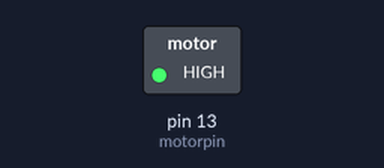
Recording of a sketch running on a simulated Arduino Uno, built with avr-gcc and run on an emulated ATmega328P. Parts: switched loads named in the sketch (green lamp = pin HIGH).

Above: at 1.0 s.
At 4.5 s:
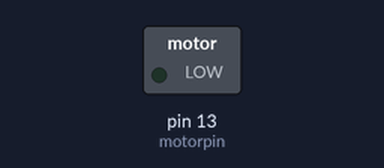
Timing chart, 0 to 12.0 s (numbered marks = the images above):
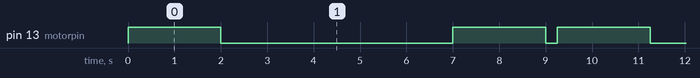

Measured:
- by itself, pin 13 (motorpin): repeats every 9.3 s: LOW 5.0 s, HIGH 2.0 s, LOW 0.25 s, HIGH 2.0 s
- by itself, everything shown: repeats every 9.3 s, in 4 steps

The sketch:

Motor_-_flag.ino
```cpp
int motorpin=13;
int directionpin=5;

void setup() {
  pinMode (motorpin, OUTPUT);
}

void loop() {
  //if sequence is successfully played:
    flag();
}

void flag(){
  digitalWrite(motorpin, HIGH);
  delay(2000);
  digitalWrite(motorpin, LOW);
  delay(5000);
  digitalWrite(directionpin, HIGH);
  digitalWrite(motorpin, HIGH);
  delay(2000);
  digitalWrite(motorpin, LOW);
  delay(250);
  digitalWrite(directionpin, LOW);
}
```
